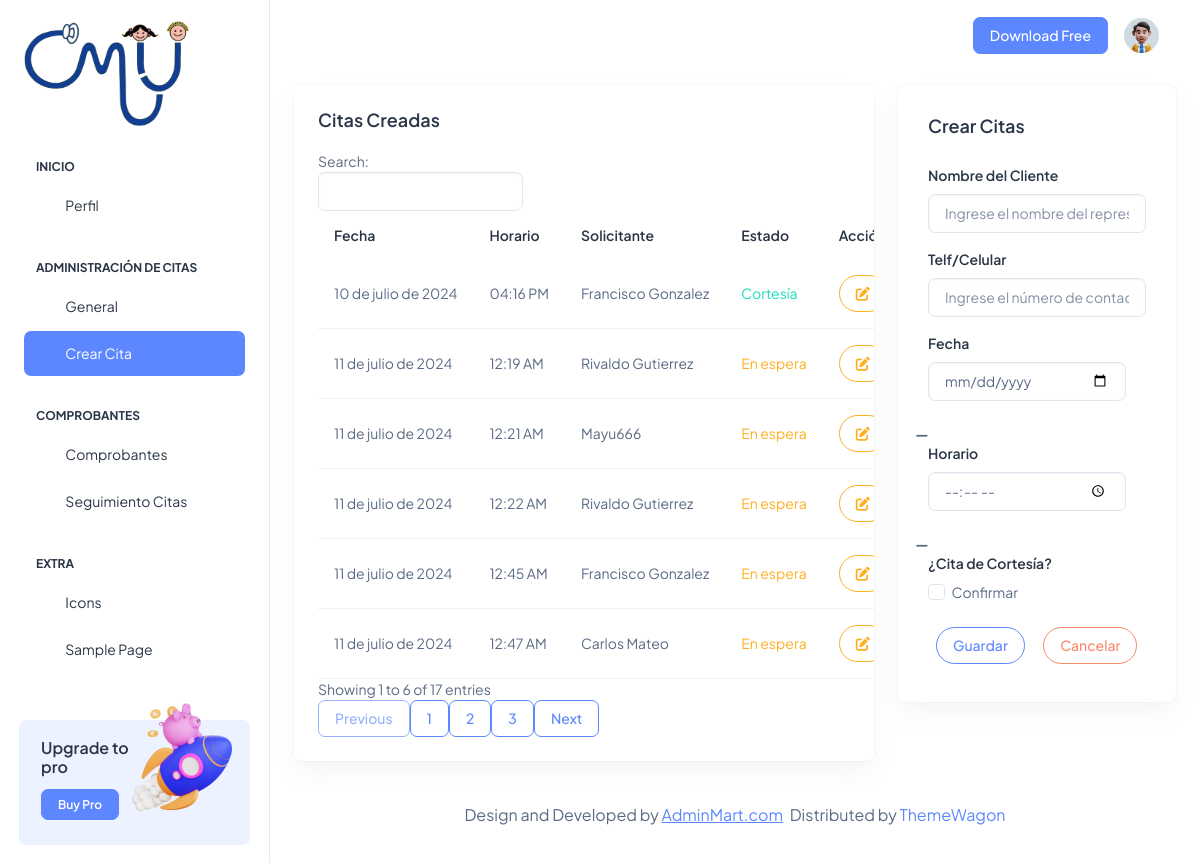
The app's page /adci_fechacitas/ (signed in) with its own data.
### Aplicaciones/Citas/models.py (models this page shows, shortened)
class CitaSol(models.Model):
    id=models.AutoField(primary_key=True)
    fech_da=models.DateField()
    time_da=models.TimeField()
    cort_da=models.BooleanField(default=False)
    nom_da=models.CharField(max_length=150)
    telf_da=models.CharField(max_length=10)
    est_da=models.BooleanField(default=False)
    notificacion_enviada = models.BooleanField(default=False)

### Aplicaciones/Citas/views.py (the view)
# urls.py: path('adci_fechacitas/',views.adci_fechacitas),
@login_required
@custom_login_required
def adci_fechacitas (request):
    horariobdd=DiaHorario.objects.all()
    horabdd=HorasDia.objects.all()
    citabdd=CitaSol.objects.all()
    return render(request,'adci_fechacitas.html',{'horarios':horariobdd,'horas':horabdd,'citas':citabdd})

### Aplicaciones/Citas/templates/adci_fechacitas.html (shortened to what this page needs)
{% extends 'adci_plantilla.html' %}
{% block usci_contenido %}
<div class="col-lg-8">
  <div class="row">
    <div class="col-lg-12">
      <div class="card overflow-hidden">
        <div class="card-body p-4">
          <h5 class="card-title mb-9 fw-semibold">Citas Creadas</h5>
          <div class="row align-items-center">
            <table id="tbl_horarios" class="table text-nowrap mb-0 align-middle">
              <thead class="text-dark fs-4">
                <tr>
                  <th class="border-bottom-0">
                    <h6 class="fw-semibold mb-0">Fecha</h6>
                  </th>
                  <th class="border-bottom-0">
                    <h6 class="fw-semibold mb-0">Horario</h6>
                  </th>
                  <th class="border-bottom-0">
                    <h6 class="fw-semibold mb-0">Solicitante</h6>
                  </th>
                  <th class="border-bottom-0">
                    <h6 class="fw-semibold mb-0">Estado</h6>
                  </th>
                  <th class="border-bottom-0">
                    <h6 class="fw-semibold mb-0">Acción</h6>
                  </th>
                </tr>
              </thead>
              <tbody>
                {% for cita in citas %}
                  <tr>
                      <td>{{ cita.fech_da }}</td>
                      <td>
                          {% if cita.time_da.hour < 12 %}
                              {{ cita.time_da|time:"h:i" }} AM
                          {% else %}
                              {{ cita.time_da|time:"h:i" }} PM
                          {% endif %}
                      </td>
                      <td>{{cita.nom_da}}</td>
                      <td>
                        {% if cita.cort_da %}
                          <span class="text-success">Cortesía</span>
                        {% else %}
                          {% if cita.est_da %}
                            <span class="text-info">Realizados</span>
                          {% else %}
                            <span class="text-warning">En espera</span>
                          {% endif %}
                        {% endif %}
                      </td>
                      <td>
                        {% if cita.est_da %}
                        <span class="text-center">Sin Acciones</span>
                        {% else %}
                        <button type="button" class="btn btn-outline-warning rounded-pill" data-bs-toggle="modal" data-bs-target="#exampleModal"
                          data-id="{{ cita.id }}" data-diah="{{ cita.fech_da|date:'Y-m-d' }}" data-horario="{{ cita.time_da|time:'h:i' }}" data-nom="{{cita.nom_da}}" data-telf={{cita.telf_da}}
                          data-cortesia="{{cita.cort_da}}">
                           <i class="fas fa-edit"></i>
                        </button>
                        {% endif %}
                      </td>
                  </tr>
                  {% endfor %}
              </tbody>
            </table>
          </div>
        </div>
      </div>
    </div>
  </div>
</div>
<div class="col-lg-4 align-items-stretch">
  <div class="card w-100">
    <div class="card-body">
      <div class="d-sm-flex d-block align-items-center justify-content-between mb-9">
        <div class="mb-3 mb-sm-0">
          <h5 class="card-title fw-semibold">Crear Citas</h5>
        </div>
      </div>
      <form action="/aggagenda_adci/" method="POST" id="vldt_dias">
        <div class="mb-3">
          <label for="nom_da" class="form-label">Nombre del Cliente</label>
          <input type="text" class="form-control" name="nom_da" id="nom_da" placeholder="Ingrese el nombre del representante">
        </div>
        <div class="mb-3">
          <label for="telf_da" class="form-label">Telf/Celular</label>
          <input type="text" class="form-control" name="telf_da" id="telf_da" placeholder="Ingrese el número de contacto">
        </div>
        <div class="row">
          <div class="mb-3 col-md-11">
            <label for="fech_da" class="form-label">Fecha</label>
            <input type="date" class="form-control" name="fech_da" id="fech_da" aria-describedby="dateHelp">
          </div>
          <div class="col-md-1 d-flex align-items-center justify-content-center">
            <i id="fech_da_icon" class="fas fa-minus text-muted" style="margin-top: 12px; margin-right:12px;" title="Esperando datos..."></i>
          </div>
        </div>
        <div class="row">
            <div class="mb-3 col-md-11">
              <label for="time_da" class="form-label">Horario</label>
              <input type="time" class="form-control" name="time_da" id="time_da">
            </div>
            <div class="col-md-1 d-flex align-items-center justify-content-center">
              <i id="time_da_icon" class="fas fa-minus text-muted" style="margin-top: 12px; margin-right:12px;" title="Esperando datos..."></i>
            </div>
          </div>
        <label for="cort_da" class="form-label">¿Cita de Cortesía?</label>
        <div class="mb-3 form-check">
          <input type="checkbox" class="form-check-input" name="cort_da" id="cort_da">
          <label class="form-check-label" for="cort_da">Confirmar</label>
        </div>
        <button type="submit" class="btn btn-outline-primary rounded-pill m-2">Guardar</button>
        <button type="reset" name="button" class="btn btn-outline-danger rounded-pill m-2">Cancelar</button>
      </form>
    </div>
  </div>
</div>
          <br>
{% endblock %}

### records on screen
CitaSol: fech_da "10 de julio de 2024", time_da "04:16", nom_da "Francisco Gonzalez", cort_da "Cortesía"
CitaSol: fech_da "11 de julio de 2024", time_da "12:19", nom_da "Rivaldo Gutierrez", cort_da "En espera"
CitaSol: fech_da "11 de julio de 2024", time_da "12:21", nom_da "Mayu666", cort_da "En espera"
CitaSol: fech_da "11 de julio de 2024", time_da "12:22", nom_da "Rivaldo Gutierrez", cort_da "En espera"
CitaSol: fech_da "11 de julio de 2024", time_da "12:45", nom_da "Francisco Gonzalez", cort_da "En espera"
CitaSol: fech_da "11 de julio de 2024", time_da "12:47", nom_da "Carlos Mateo", cort_da "En espera"
